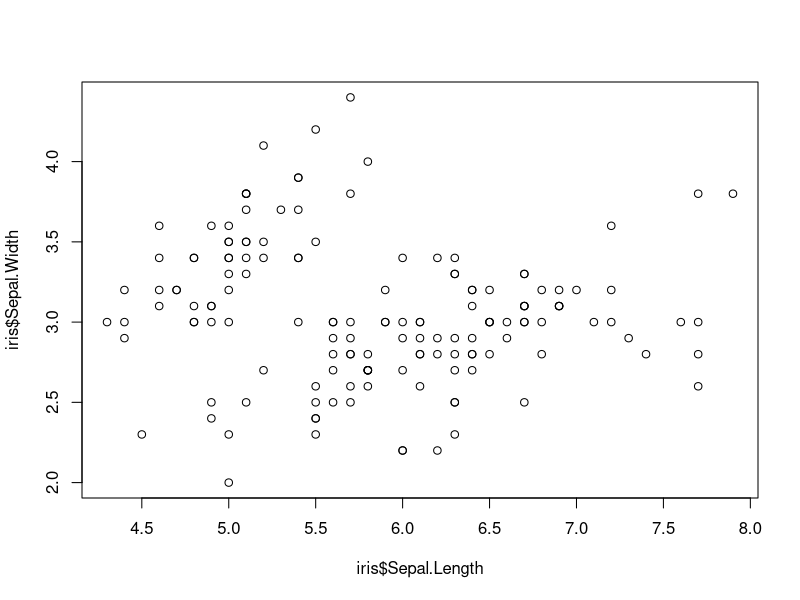
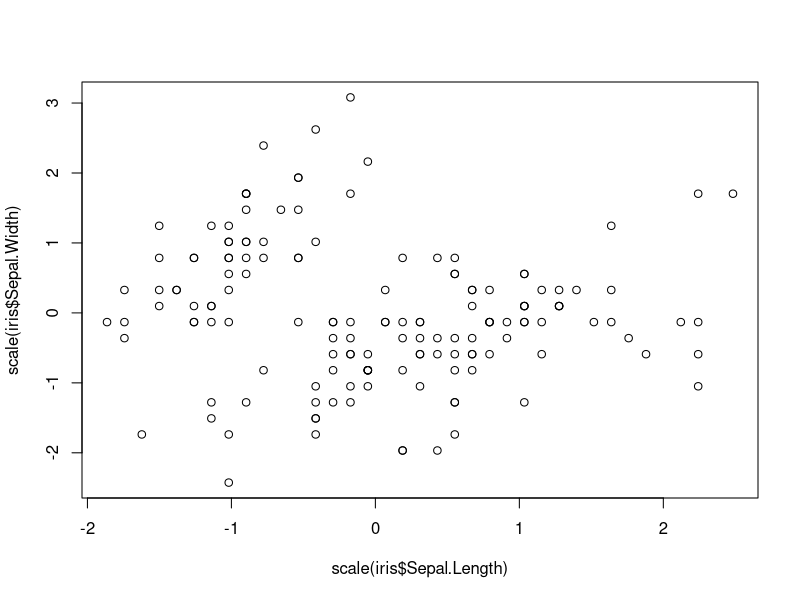
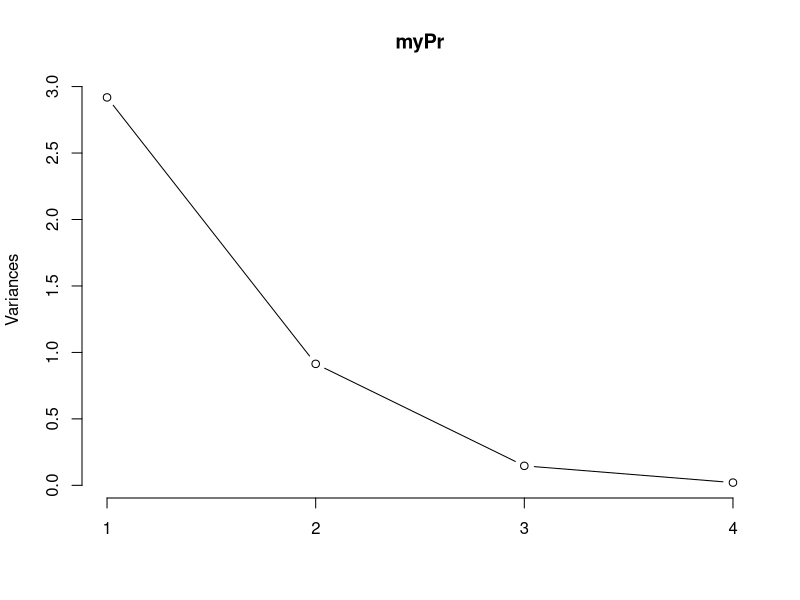
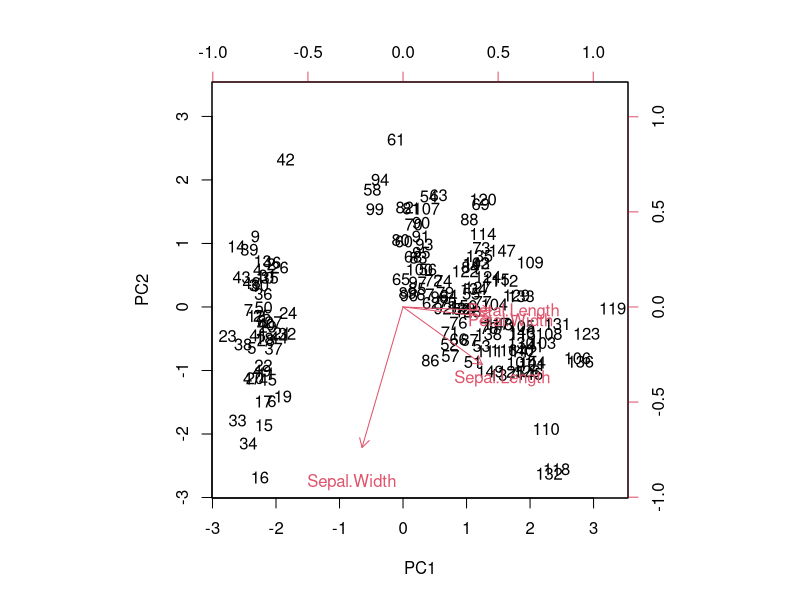

Source code (R) for these figures, in order:
#
data("iris")
head(iris)

#
summary(iris)

#
myPr <- prcomp(iris[, -5], scale = T)
plot(iris$Sepal.Length, iris$Sepal.Width)

#
plot(scale(iris$Sepal.Length), scale(iris$Sepal.Width))

#
myPr

#
summary(myPr)

#
plot(myPr, type='l')

#
biplot(myPr, scale = 0)

#
str(myPr)

#
myPr$x

#
iris2 <- cbind(iris, myPr$x[, 1:2])
head(iris2)

#
library(pls)
names(iris)

#
pcModel <- pcr(Sepal.Length~Species + Sepal.Width + Petal.Length + Petal.Width, ncomp = 3, data = iris, scale = T)
iris$pred <- predict(pcModel, iris, ncomp = 2)
head(iris)
